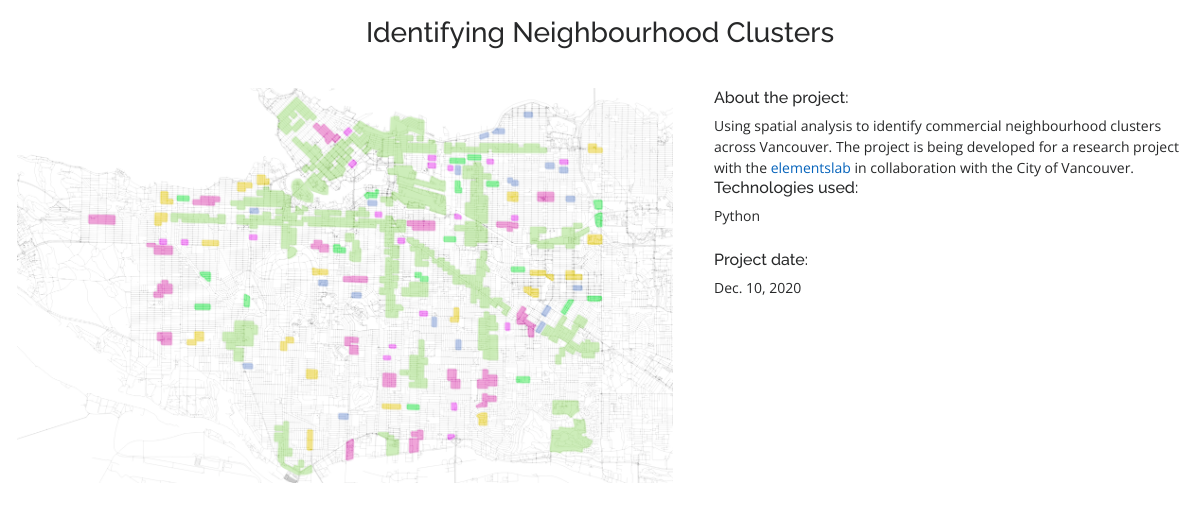
Screenshot of /3/ with the database file from the repository.
### projects/models.py (models this page shows, shortened)
class Project(models.Model):
	title = models.CharField(max_length=100)
	description = models.TextField()
	detailed_description = models.TextField(null=True, blank=True)
	bottom_row = models.TextField(null=True, blank=True)
	date = models.DateField()
	image = models.FilePathField(path="static/img")
	technologies = MultiSelectField(choices=TECHS, default=(('python', 'Python')))
	code = models.URLField(null=True, blank=True)
	filter = models.CharField(default='filter-cd', max_length=30)
	publish = models.BooleanField(default=True)

### projects/views.py (the view)
# urls.py: path("<int:pk>/", views.project_detail, name="project_detail"),
def project_detail(request, pk):
    context = {'project': Project.objects.get(pk=pk)}
    return render(request, 'project_detail.html', context)

### projects/templates/project_detail.html (shortened to what this page needs)
{% load static %}
<head>
  <link href="{% static 'vendor/aos/aos.css' %}" rel="stylesheet">
  <link href="{% static 'vendor/bootstrap/css/bootstrap.min.css' %}" rel="stylesheet">
  <link href="{% static 'vendor/bootstrap-icons/bootstrap-icons.css' %}" rel="stylesheet">
  <link href="{% static 'vendor/boxicons/css/boxicons.min.css' %}" rel="stylesheet">
  <link href="{% static 'vendor/glightbox/css/glightbox.min.css' %}" rel="stylesheet">
  <link href="{% static 'vendor/swiper/swiper-bundle.min.css' %}" rel="stylesheet">
  <link href="{% static 'css/style.css' %}" rel="stylesheet">
</head>
<h3 class="section-title">{{ project.title }}</h3>
<div class="row">
    <div class="col-lg-7 col-md-7 portfolio-item filter-app" align="center">
        <img src="{% static project.image %}" alt="" width="95%">
    </div>
    <div class="col-lg-5 col-md-5 portfolio-item filter-app">
        <div align="left">
            <h6>About the project:</h6>
            <small>{{ project.description|safe }}</small>
            <br>
            <h6>Technologies used:</h6>
            <small>{{ project.technologies }}</small>
            <br>
            <br>
            <h6>Project date:</h6>
            <small>{{ project.date }}</small>
        </div>
    </div>
</div>
<div class="row">
</div>

### static/css/style.css (style rules this page uses)
a { color: #0563bb; text-decoration: none; }
h1, h2, h3, h4, h5, h6 { font-family: "Raleway", sans-serif; }
.section-title { text-align: center; padding-bottom: 30px; }

### rows the page displays
Project: title "Identifying Neighbourhood Clusters", image (picture), description "Using spatial analysis to identify commercial neighbourhood clusters across Vancouver. The project is being developed for a research project with the elementslab in collaboration with the City of Vancouver.", technologies "Python", date "Dec. 10, 2020"
